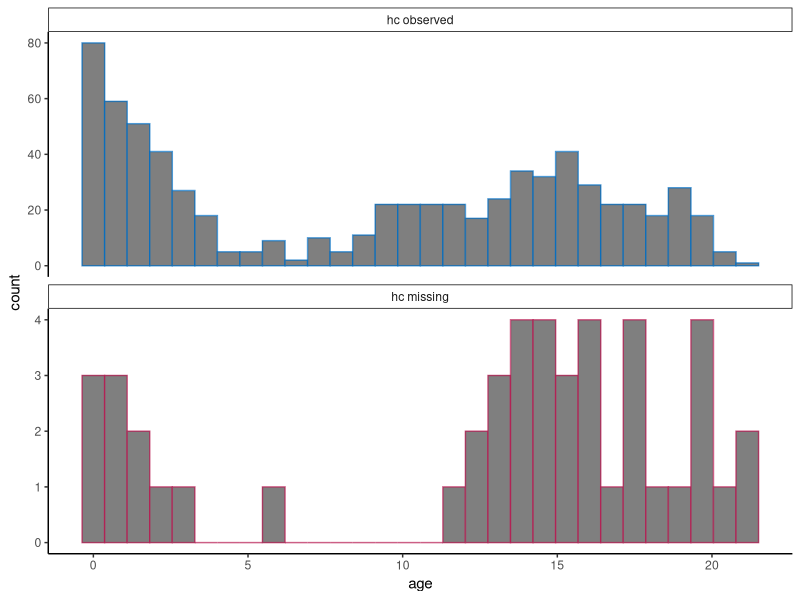
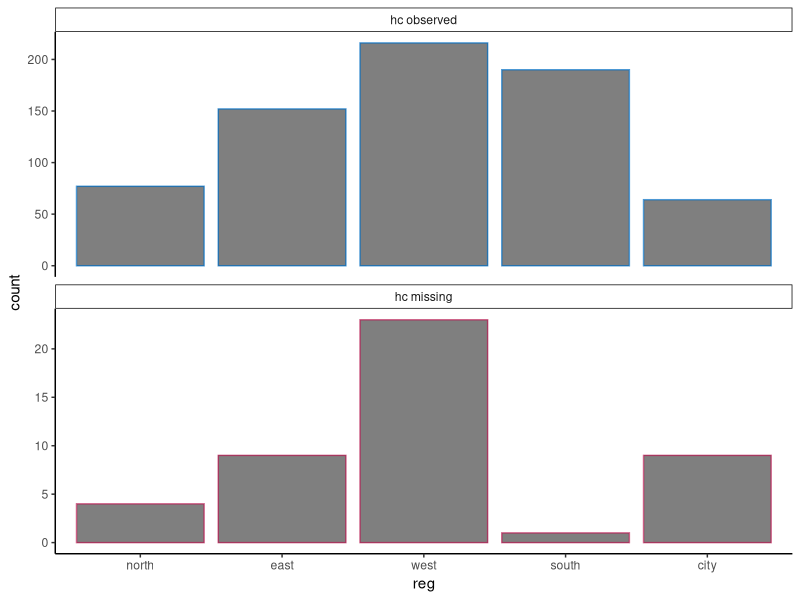
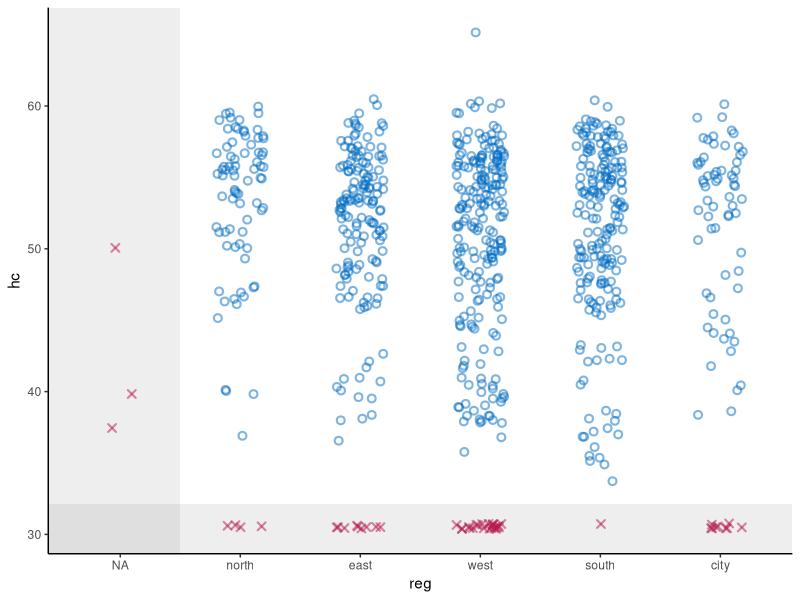
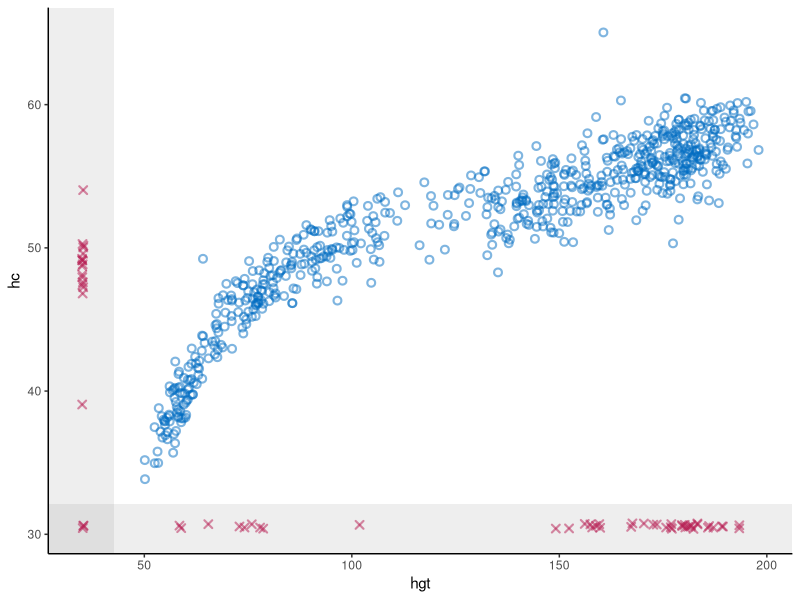
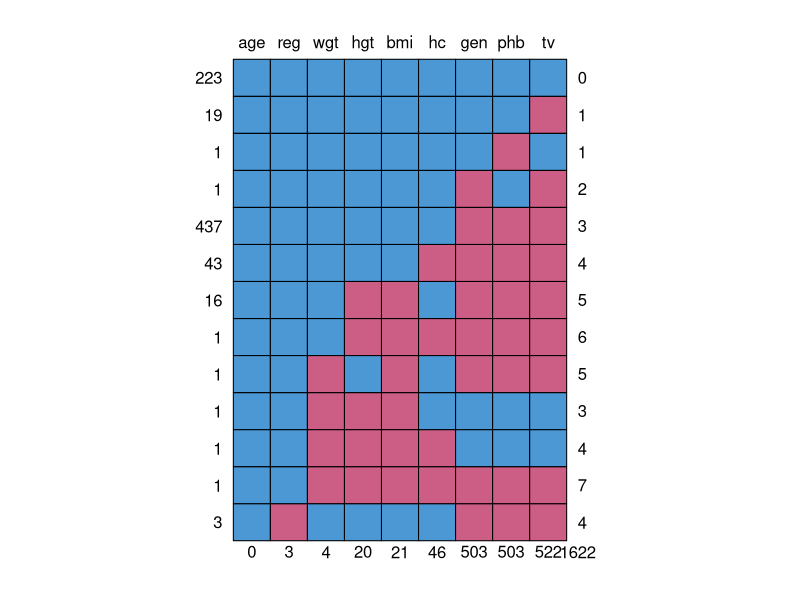
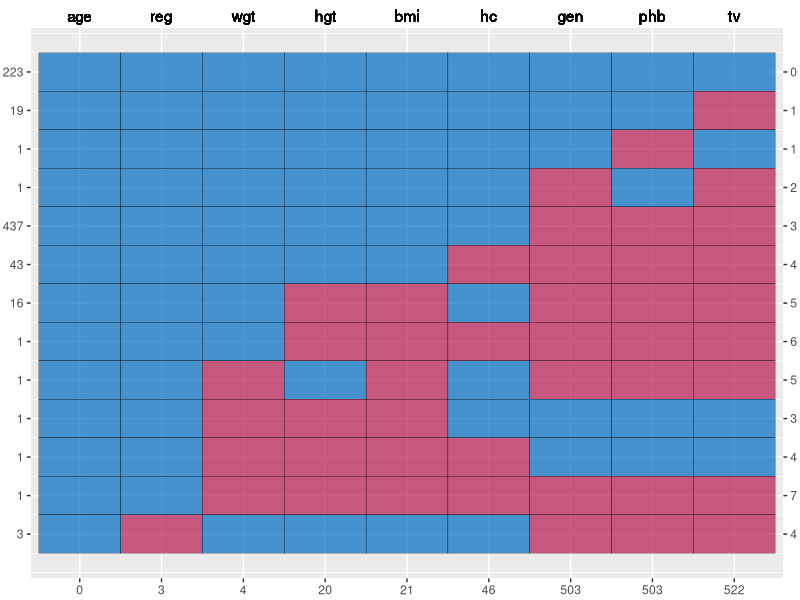
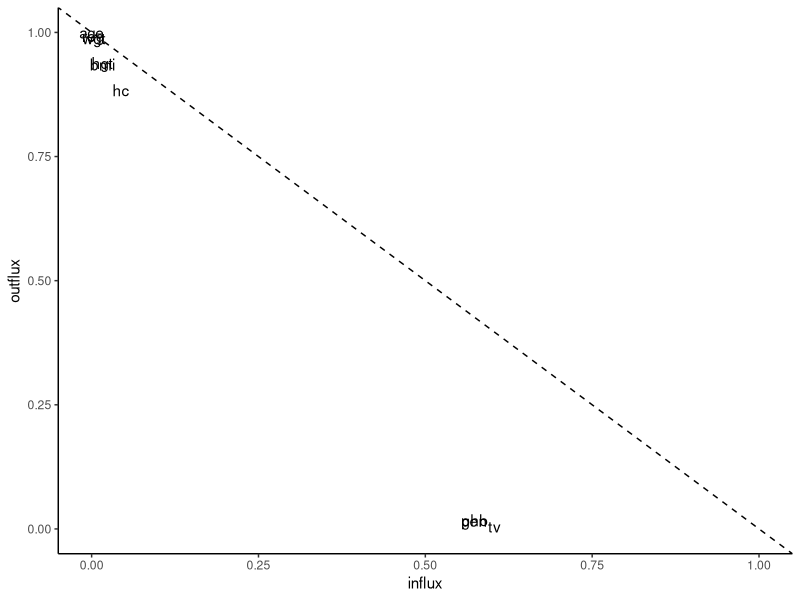

Recreate these plots in R, in order. (Note: this script raises an error after producing the figures.)
## ---- chunk 1
knitr::opts_chunk$set(
  collapse = TRUE,
  comment = "#>",
  warning = FALSE, 
  message = FALSE,
  fig.width = 6, 
  fig.height = 6
)
## ---- chunk 2
# set-up environment
# library(shinymice)
library(tidyverse)
`%nin%` <- Negate(`%in%`)

# example dataset
dat <- mice::boys
# example mids object
imp <- mice::mice(dat, printFlag = FALSE)

# define mice theme
theme_mice <- function() {
  # move this outside of the function to unnecessary avoid re-running
  ggplot2::update_geom_defaults("point", list(
    shape = 21,
    size = 1.9,
    stroke = 1.1,
    alpha = 0.5
  ))
  ggplot2::update_geom_defaults("boxplot", list(
    size = 1
  ))
  ggplot2::update_geom_defaults("line", list(
    size = 1
  ))
  # the actual theme settings
  theme <- list(
    ggplot2::theme_classic(),
    ggplot2::theme(legend.position = "top"),
    ggplot2::scale_color_manual(
      values = c(
        "observed" = mice:::mdc(1),
        "missing" = mice:::mdc(2),
        "imputed" = mice:::mdc(2)
      )
    ),
    ggplot2::scale_fill_manual(
      values = c(
        "observed" = mice:::mdc(1),
        "missing" = mice:::mdc(2),
        "imputed" = mice:::mdc(2)
      )
    ),
    ggplot2::scale_size_manual(
      values = c("observed" = 1,
      "imputed" = 0.5)
),
    ggplot2::labs(color = NULL, fill = NULL, size = NULL)
  )
  return(theme)
}
## ---- chunk 3
# histogram/density plot dodged instead of faceted
# plot_conditional <- function(dat, x, z) {
#   if (is.numeric(dat[[x]])) {
#     geom <- ggplot2::geom_density(ggplot2::aes(x = .data[[x]], y = ..count.., color = conditional))
#   } else {
#     geom <-
#       ggplot2::geom_bar(
#         ggplot2::aes(x = .data[[x]], color = conditional),
#         position = ggplot2::position_dodge(),
#         fill = "white"
#       )
#   }
#   dat %>%
#     dplyr::mutate(conditional = factor(
#       is.na(.data[[z]]),
#       levels = c(TRUE, FALSE),
#       labels = c("missing", "observed")
#     )) %>%
#     ggplot2::remove_missing(., vars = x) %>%
#     ggplot2::ggplot() +
#     geom +
#     theme_mice() +
#     ggplot2::labs(color = paste(z)) +
#     theme(legend.position = "top")
# }

# histogram/density plot faceted instead of dodged
plot_conditional <- function(dat, x, z) {
  # define graphing elements to add to plot
  if (is.numeric(dat[[x]])) { # for continuous variables
    geom <-
      ggplot2::geom_histogram()
  } else { # for categorical variables
    geom <-
      ggplot2::geom_bar()
  }
  
  # preprocess the data
  dat[!is.na(dat[[x]]), ] %>%
    dplyr::mutate(conditional = factor(
      is.na(.data[[z]]),
      levels = c(FALSE, TRUE),
      labels = c("observed", "missing")
    )) %>%
    # plot
    ggplot2::ggplot(ggplot2::aes(
        x = .data[[x]],
        color = conditional,
        fill = "white"
      )) +
    geom +
    # split by conditional variable
    ggplot2::facet_wrap(
      ~ conditional,
      ncol = 1,
      scales = "free_y",
      labeller = ggplot2::labeller(conditional = c(
        paste(z, "observed"), paste(z, "missing")
      ) %>% setNames(c(
        "observed", "missing"
      )))
    ) +
    # style
    theme_mice() +
    theme(legend.position = "none",
          strip.background = element_rect(size = 0.5))
}

# test
plot_conditional(dat, x = "age", z = "hc")
plot_conditional(dat, x = "reg", z = "hc")
## ---- chunk 4
# scatterplot with NAs
plot_bivariate <- function(dat, x, y) {
  # define graphing elements to add to plot later
  # set NA value and scale for variable x
  if (is.numeric(dat[[x]])) {
    NA_x <-
      min(dat[[x]], na.rm = TRUE) - .1 * diff(range(dat[[x]], na.rm = TRUE))
    shade_x <-
      min(dat[[x]], na.rm = TRUE) - .05 * diff(range(dat[[x]], na.rm = TRUE))
    scale_x <- NULL
  } else {
    NA_x <- "NA"
    shade_x <- 1.5
    scale_x <-
      ggplot2::scale_x_discrete(limits = c("NA", levels(dat[[x]])))
  }
  
  # set NA value and scale for variable y
  if (is.numeric(dat[[y]])) {
    NA_y <-
      min(dat[[y]], na.rm = TRUE) - .1 * diff(range(dat[[y]], na.rm = TRUE))
    shade_y <-
      min(dat[[y]], na.rm = TRUE) - .05 * diff(range(dat[[y]], na.rm = TRUE))
    scale_y <- NULL
  } else {
    NA_y <- "NA"
    shade_y <- 1.5
    scale_y <-
      ggplot2::scale_y_discrete(limits = c("NA", levels(dat[[y]])))
  }
  
  # add geom for NAs in the x space
  if (any(is.na(dat[[x]]))) {
    geom_x <- ggplot2::geom_point(
      position = ggplot2::position_jitter(width = 0.2, height = 0.2),
      color = mice:::mdc(2),
      shape = 4,
      mapping = ggplot2::aes(x = NA_x, y = .data[[y]]),
      data = dat[is.na(dat[[x]]),]
    )
  } else {
    geom_x <- NULL
  }
  
  # add geom for NAs in the y space
  if (any(is.na(dat[[y]]))) {
    geom_y <- ggplot2::geom_point(
      position = ggplot2::position_jitter(width = 0.2, height = 0.2),
      color = mice:::mdc(2),
      shape = 4,
      mapping = ggplot2::aes(x = .data[[x]], y = NA_y),
      data = dat[is.na(dat[[y]]),]
    )
  } else{
    geom_y <- NULL
  }
  
  # add geom for NAs in the x-y space
  if (any(is.na(dat[[x]]) & is.na(dat[[y]]))) {
    geom_xy <- ggplot2::geom_point(
      position = ggplot2::position_jitter(width = 0.2, height = 0.2),
      color = mice:::mdc(2),
      shape = 4,
      mapping = ggplot2::aes(x = NA_x, y = NA_y),
      data = dat[is.na(dat[[x]]) & is.na(dat[[y]]),]
    )
  } else{
    geom_xy <- NULL
  }
  
  # plot
  p <- dat %>% ggplot2::ggplot() +
    # plot observed datapoints in x-y space
    ggplot2::geom_point(
      ggplot2::aes(x = .data[[x]], y = .data[[y]]),
      position = ggplot2::position_jitter(width = 0.2, height = 0.2),
      color = mice::mdc(1)
    ) +
    # add area for NAs in the x space
    ggplot2::annotate(
      "rect",
      xmin = -Inf,
      xmax = shade_x,
      ymin = -Inf,
      ymax = Inf,
      alpha = 0.1
    ) +
    # add area for NAs in the y space
    ggplot2::annotate(
      "rect",
      xmin = -Inf,
      xmax = Inf,
      ymin = -Inf,
      ymax = shade_y,
      alpha = 0.1
    ) +
    # add NAs 
    geom_x +
    geom_y +
    geom_xy +
    # style graph
    theme_mice() +
    scale_x +
    scale_y 
  
  # output
  return(p)
}

# test
plot_bivariate(dat, x = "reg", y = "hc")
plot_bivariate(dat, x = "hgt", y = "hc") 
## ---- chunk 5
# make ggplot version of md pattern plot
plot_md_pattern <- function(dat) {
  # get md pattern and store additional info
  pat <- mice::md.pattern(dat)
  vrb <- colnames(pat)[-ncol(pat)]
  colnames(pat) <- c(vrb, "n_vrb_inc")
  n_pat_obs <- as.numeric(rownames(pat))[-nrow(pat)]
  n_vrb_inc <- as.numeric(pat[, ncol(pat)])[-nrow(pat)]
  n_val_mis <- as.numeric(pat[nrow(pat), ])[-ncol(pat)]
  
  # make the pattern tidy
  long_pat <- pat[-nrow(pat), ] %>%
    cbind(., n_pat_obs, pat_nr = 1:nrow(.)) %>%
    as.data.frame() %>%
    tidyr::pivot_longer(cols = all_of(vrb),
                        names_to = "vrb",
                        values_to = "obs") %>%
    cbind(., n_val_mis) %>%
    dplyr::mutate(pat_nr = factor(pat_nr, levels = 1:max(pat_nr)))
  
  # plot the md pattern
  p <- long_pat %>%
    ggplot2::ggplot() +
    ggplot2::geom_tile(ggplot2::aes(
      x = vrb,
      y = as.numeric(pat_nr),
      fill = as.factor(obs),
      group = n_vrb_inc
    ),
    color = "black") +
    ggplot2::theme(legend.position = "none") +
    ggplot2::scale_fill_manual(values = c("1" = mice:::mdc(1), "0" = mice:::mdc(2))) +
    # ggplot2::scale_y_discrete(limits = rev(levels(long_pat$pat_nr)),
    #                           labels = rev(as.character(n_pat_obs))) +
    scale_y_reverse(
      breaks = 1:max(as.numeric(long_pat$pat_nr)), 
      labels = as.character(n_pat_obs),
      sec.axis = dup_axis(labels = as.character(n_vrb_inc))) +
    ggplot2::scale_x_discrete(limits = vrb, position = "bottom", labels = as.character(n_val_mis)) + #, labels = as.character(n_val_mis)) +
    ggplot2::labs(
      x = NULL, 
      y = NULL
      ) + #, 
      #title = "Missing data pattern (patterns as rows, variables as columns)") +
    geom_text(aes(x = vrb, y = -Inf, label = vrb), data = long_pat, vjust = -0.5) +
    coord_cartesian(clip = "off") +
    theme(plot.margin = margin(20, 2, 2, 2, unit = "pt"))

  
  return(p)
}

# test
plot_md_pattern(dat)
## ---- chunk 6
# plot in- and outflux of incomplete data
plot_flux <- function(dat){
  flx <- mice::flux(dat)
  p <- flx %>% ggplot2::ggplot() +
    ggplot2::geom_text(
      ggplot2::aes(x = influx, y = outflux, label = rownames(flx))
    ) +
    geom_abline(intercept = 1, slope = -1, linetype = "dashed") +
    lims(x = c(0,1), y = c(0,1)) +
    theme_classic()
  return(p)
}
# test
plot_flux(dat)
## ---- chunk 7

# make chain means and variances tidy
preprocess_thetas <- function(imp) {
  d <- imp$chainMean %>%
    dplyr::na_if(., "NaN") %>%
    as.data.frame() %>%
    dplyr::mutate(var = row.names(.), theta = "Chain means") %>%
    rbind(
      .,
      imp$chainVar %>%
        sqrt() %>%
        as.data.frame(.) %>%
        dplyr::mutate(var = row.names(.), theta = "Chain standard deviations")
    ) %>%
    tidyr::pivot_longer(-c(var, theta)) %>%
    cbind(.it = as.integer(1:imp$iteration),
          .imp = as.factor(rep(1:imp$m, each = imp$iteration)))
  return(d)
}
# test
trace_dat <- preprocess_thetas(imp)

trace_one_variable <- function(d, x) {
  # plot one variable
  p <- d[d$var == x,] %>%
    ggplot2::ggplot() +
    ggplot2::geom_line(ggplot2::aes(x = .it, y = value, color = .imp)) +
    ggplot2::facet_wrap( ~ theta, scales = "free", ncol = 2) +
    ggplot2::theme_classic() +
    ggplot2::theme(
      strip.background = element_rect(colour = "white"),
      strip.text = element_text(face = "bold", size = 11),
      legend.position = "bottom"
    ) +
    ggplot2::labs(x = "Iteration",
                  y = paste0("Variable: '", x, "'"),
                  color = "Imputation")
  # show message to user when variable is completely observed
  if (all(is.na(p$data$value))) {
    p <-
      p + ggplot2::geom_text(ggplot2::aes(
        x = median(as.numeric(d$.imp)),
        y = 0,
        label = "No \n imputations \n to show"
      ),
      color = "grey")
  }
  return(p)
}
#test
trace_one_variable(trace_dat, x = "hgt")
trace_one_variable(trace_dat, x = "age")
## ---- chunk 8
# preprocess
prepare_plotting <- function(mids, x, y = NULL) {
  # preprocess incomplete data
  d <-
    mids$data %>%
    dplyr::mutate(.id = rownames(.)) %>%
    .[c(x, y, ".id")] %>%
    cbind(.imp = 0)
  
  # preprocess imputations
  imps <- mids$imp[[x]] %>%
    dplyr::mutate(.id = row.names(.)) %>%
    tidyr::pivot_longer(
      cols = 1:mids$m,
      names_to = ".imp",
      values_to = x,
      names_transform = list(.imp = as.numeric)
    ) 
  
  # combine incomplete and imputed data
    cd <- d %>%
      dplyr::bind_rows(., imps) %>%
      dplyr::mutate(imputed = ifelse(.imp > 0, 'imputed', 'observed'))
  
  # output
  return(cd)
}

# test 
x = "hc"
y = "reg"
plot_dat <- prepare_plotting(mids = imp, x = x, y = y)
# # with second variable
# plot_dat2 <- prepare_plotting(mids = imp, x = y, y = x)
# a <- dplyr::full_join(plot_dat, plot_dat2)
## ---- chunk 9
# stripplot
m = 5
geom_stripplot <- function(x, m, ...) {
  p <- list(
    ggplot2::geom_jitter(
      ggplot2::aes(
        x = as.factor(.data$.imp),
        y = .data[[x]],
        color = .data$imputed
      ),
      height = 0,
      width = 0.25, 
      ...
    ),
    ggplot2::scale_x_discrete(limits = as.character(0:m)),
    ggplot2::labs(
      x = "Imputation (0 = observed data)",
      y = paste0("Variable: '", x, "'"),
      color = "",
      fill = "",
      size = ""
    )
  )
  return(p)
}

# test
# plot_dat %>%
#   ggplot2::ggplot() +
#   geom_stripplot(x, m)
## ---- chunk 10

plot_dat %>%
  ggplot2::ggplot() +
  geom_stripplot(x, m) +
  theme_mice()
## ---- chunk 11
geom_bwplot <- function(x, m){
  list(
    ggplot2::geom_boxplot(
      ggplot2::aes(
        x = as.factor(.data$.imp),
        y = .data[[x]],
        color = .data$imputed
      ),
      width = 0.5
    ),
    ggplot2::scale_x_discrete(limits = as.character(0:m)),
    ggplot2::xlab(
      "Imputation (0 = observed data)")
    )
}

plot_dat %>% 
  ggplot2::ggplot() +
  geom_bwplot(x, m = imp$m) + 
  theme_mice()

# try to combine this with the stripplot??
plot_dat %>%
  ggplot2::ggplot() +
  geom_bwplot(x, m) + 
  geom_stripplot(x, m, alpha = 0.1) +
  theme_mice()

## ---- chunk 12
geom_densityplot <- function(x, m){
  list(ggplot2::geom_density(
    ggplot2::aes(
    x = .data[[x]],
    group = .data$.imp,
    color = .data$imputed,
    size = .data$imputed)),
    ggplot2::scale_size_manual(guide = "none", values = c(0.5, 1) %>% setNames(c("imputed", "observed")))
)}


plot_dat[!is.na(plot_dat[[x]]), ] %>%  
  ggplot2::ggplot() +
  geom_densityplot(x, m = imp$m) + 
  theme_mice()


## ---- chunk 13
# At some point, try to do this for histograms too? See https://github.com/amices/shinyMice/blob/Enhancements/R/gg.barplot.R

# geom_densityplot <- function(x, m){
#   list(ggplot2::geom_density(
#     ggplot2::aes(
#     x = .data[[x]],
#     group = .data$.imp,
#     color = .data$imputed,
#     size = .data$imputed)),
#     ggplot2::scale_size_manual(values = c(0.5, 1) %>% setNames(c("imputed", "observed")))
# )}
# 
# plot_dat %>% 
#   ggplot2::ggplot() +
#   geom_densityplot(x, m = imp$m) + 
#   theme_mice()
## ---- chunk 14
# better preprocessing function??
x = "hgt"
y = "hc"

# extract imputations
imps <- imp %>%
  mice::complete("long")

preprocess_imps <- function(imp, x, y = NULL) {
  if (is.null(y)) {
    y <- x
  }
  # combine observed and imputed data
  xy_obs <- imp$data %>%
    cbind(datapoint = "observed",
          .imp = 0,
          .id = 1:nrow(.),
          .) %>%
    .[!is.na(imp$data[[x]]) &
        !is.na(imp$data[[y]]), ]
  xy_imps <- imps %>% 
    cbind(datapoint = "imputed", .) %>% 
    .[imps$.id %nin% xy_obs$.id,]
  xy_dat <- rbind(xy_obs, xy_imps) %>% 
    dplyr::mutate(datapoint = factor(datapoint, levels = c("observed", "imputed")))
  return(xy_dat)
}


xy_dat <- imp %>% preprocess_imps(x = "hgt", y = "hc")
# two implementations, last one is more efficient
# xy_obs %>%
#   ggplot2::ggplot(ggplot2::aes(
#     x = .data[[x]],
#     y = .data[[y]],
#     group = .id,
#     color = datapoint
#   )) +
#   ggplot2::geom_point() +
#   ggplot2::geom_point(data = xy_imps)  +
#   theme_mice() +
#   labs(color = NULL)

xy_dat %>%
  ggplot2::ggplot() +
  ggplot2::geom_point(ggplot2::aes(
    x = .data[[x]],
    y = .data[[y]],
    group = .id,
    color = datapoint
  )) +
  theme_mice() +
  labs(color = NULL)

# geom_scatter <- ggplot2::geom_point(ggplot2::aes(
#     x = .data[[x]],
#     y = .data[[y]],
#     group = .id,
#     color = datapoint
#   ))

# maybe do something like this for the other imp plots??
x = "hc"
imp %>% preprocess_imps(x) %>% 
  ggplot2::ggplot() +
  theme_mice() +
  ggplot2::geom_boxplot(
      ggplot2::aes(
        x = as.factor(.data$.imp), #x = factor(.data$.imp, levels = c(0, 1:imp$m), ordered = TRUE), use icw   scale_x_discrete(drop=FALSE)
        y = .data[[x]],
        color = .data$datapoint
      ),
      width = 0.5
    ) +
  ggplot2::geom_jitter(
      ggplot2::aes(
        x = as.factor(.imp),
        y = .data[[x]],
        color = datapoint
      ),
      height = 0,
      width = 0.25,
      alpha = 0.1) +
  ggplot2::xlab("Imputation (0 = observed data)") 

# density plot
imp %>% preprocess_imps(x) %>%
  ggplot2::ggplot() +
  theme_mice() +
  ggplot2::geom_density(ggplot2::aes(
    x = .data[[x]],
    color = datapoint,
    size = datapoint,
    group = .imp
  )) 

# bar plot for categorical variables
imp %>% preprocess_imps(x) %>%
  ggplot2::ggplot() +
  theme_mice() +
  ggplot2::geom_histogram(ggplot2::aes(
    x = .data[[x]],
    color = datapoint,
    group = .imp
  ),
  fill = "white",
  position = "stack") +
  ggplot2::facet_wrap(~datapoint, scales = "free_y", ncol = 1) +
  ggplot2::theme(legend.position = "none")


x = "reg"
imp %>% preprocess_imps(x) %>%
  ggplot2::ggplot() +
  theme_mice() +
  ggplot2::geom_bar(
    ggplot2::aes(x = .data[[x]],
                 color = datapoint,
                 group = .imp),
    fill = "white",
    position = "stack"
  ) +
  ggplot2::facet_wrap(
    ~ datapoint,
    scales = "free_y",
    ncol = 1,
    labeller = ggplot2::labeller(datapoint = c(paste(x, "observed"), paste(x, "imputed")) %>% 
                                   setNames(c("observed", "imputed"))
                                 )
  ) +
  ggplot2::theme(legend.position = "none")

## ---- chunk 15
# plot the predictor matrix for the imputation model, make interactive later!
plot_pred_matrix <- function(dat) {
  # parse input
  if (mice::is.mids(dat)) {
    imp <- dat
  } else {
    imp <- mice::mice(dat, maxit = 0)
  }
  # get the predictor matrix and add the rownames as variable
  pred <- imp$predictorMatrix %>%
    as.data.frame() %>%
    cbind(vrb_to_imp = rownames(.), .)
  # make the data tidy to plot
  long_pred <-
    pivot_longer(
      pred,
      cols = names(pred)[-1],
      names_to = "vrb_as_pred",
      names_transform = list(vrb_as_pred = as.factor)
    )
  # plot the predictor matrix
  p <- long_pred %>%
    ggplot2::ggplot() +
    ggplot2::geom_tile(ggplot2::aes(
      x = vrb_as_pred,
      y = vrb_to_imp,
      fill = as.factor(value)
    ),
    color = "black") +
    ggplot2::theme(legend.position = "none") +
    ggplot2::scale_y_discrete(limits = rev(names(imp$data))) +
    ggplot2::scale_x_discrete(limits = names(imp$data), position = "top") +
    ggplot2::scale_fill_manual(values = c("1" = mice:::mdc(1), "0" = mice:::mdc(2))) +
    ggplot2::labs(x = "Predictor", y = "Variable to impute", title = "Predictor matrix")
  
  return(p)
}

# test
plot_pred_matrix(imp)
new_pred <- imp$predictorMatrix
new_pred["bmi", c("hgt", "wgt")] <- 0
imp2 <- mice::mice(dat, predictorMatrix = new_pred, maxit = 0)
plot_pred_matrix(imp2)
